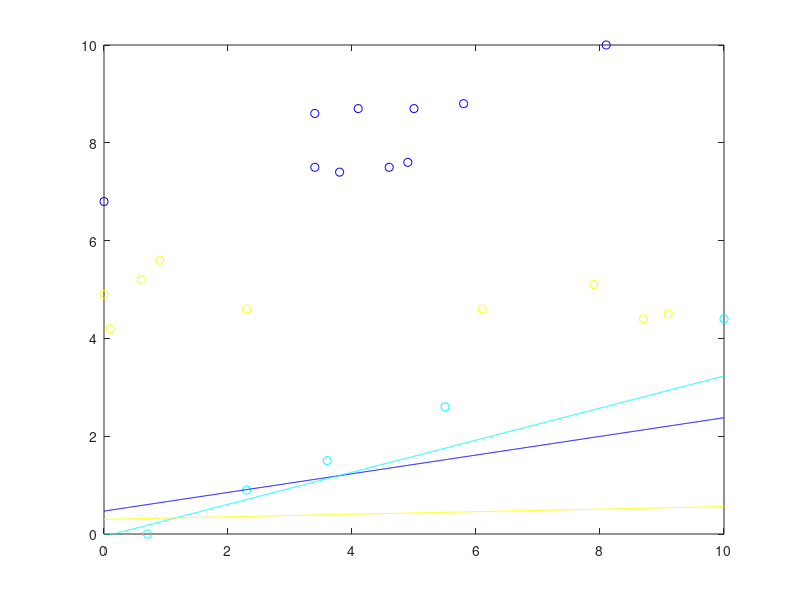

MATLAB code to generate this figure:
x0 = 0.000000:.01:10.000000;
c0 = [5.000000 8.700000 ;
0.000000 6.800000 ;
3.400000 7.500000 ;
4.900000 7.600000 ;
8.100000 10.000000 ;
3.400000 8.600000 ;
4.600000 7.500000 ;
3.800000 7.400000 ;
4.100000 8.700000 ;
5.800000 8.800000 ;
];
y_c0 =  - -0.18754 / 0.982257 * x0  + 0.460239 / 0.982257;
c1 = [3.600000 1.500000 ;
10.000000 4.400000 ;
2.300000 0.900000 ;
5.500000 2.600000 ;
0.700000 0.000000 ;
];
y_c1 =  - 0.311729 / -0.950171 * x0  + 0.0474413 / -0.950171;
c2 = [8.700000 4.400000 ;
0.000000 4.900000 ;
0.600000 5.200000 ;
7.900000 5.100000 ;
2.300000 4.600000 ;
0.900000 5.600000 ;
6.100000 4.600000 ;
9.100000 4.500000 ;
0.100000 4.200000 ;
];
y_c2 =  - -0.0260652 / 0.99966 * x0  + 0.299889 / 0.99966;
colors = jet(3);
if (size(c0) >0) plot (c0(:,1), c0(:,2),'o', 'color', colors(1,:)); end
hold on;
if (size(c1) >0) plot (c1(:,1), c1(:,2),'o', 'color', colors(2,:)); end
hold on;
if (size(c2) >0) plot (c2(:,1), c2(:,2),'o', 'color', colors(3,:)); end
hold on;
for i = 1 : size(y_c0, 2) 
 if y_c0(i) > 10.000000 
 y_c0(i) = 10.000000; 
 end 
 if y_c0(i) < 0.000000 
 y_c0(i) = 0.000000; 
 end 
 end
for i = 1 : size(y_c1, 2) 
 if y_c1(i) > 10.000000 
 y_c1(i) = 10.000000; 
 end 
 if y_c1(i) < 0.000000 
 y_c1(i) = 0.000000; 
 end 
 end
for i = 1 : size(y_c2, 2) 
 if y_c2(i) > 10.000000 
 y_c2(i) = 10.000000; 
 end 
 if y_c2(i) < 0.000000 
 y_c2(i) = 0.000000; 
 end 
 end
plot(x0, y_c0, 'color', colors(1,:));
hold on;
plot(x0, y_c1, 'color', colors(2,:));
hold on;
plot(x0, y_c2, 'color', colors(3,:));
hold on;
